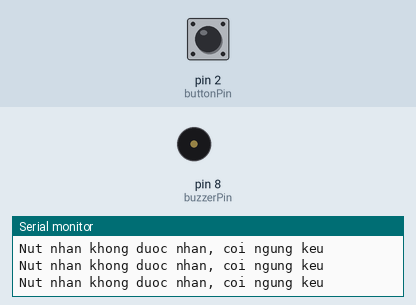
A sketch run on a simulated Arduino Uno, built with avr-gcc and run on an emulated ATmega328P. Shown: buzzer (waves = sounding, pin HIGH), the last lines printed to the serial monitor. The inputs (shaded band) are chosen by the test bench; at power-on: pin 2 (buttonPin) LOW.

Above: at 1.2 s.
1.3 s: pin 2 (buttonPin) pulled HIGH for 0.25 s
At 1.5 s:
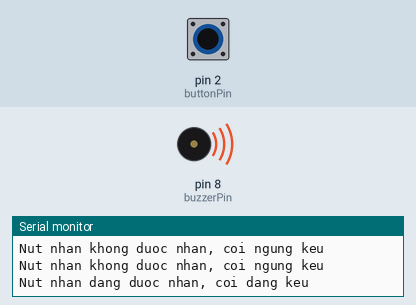
3.1 s: pin 2 (buttonPin) pulled HIGH for 3.2 s
At 7.4 s:
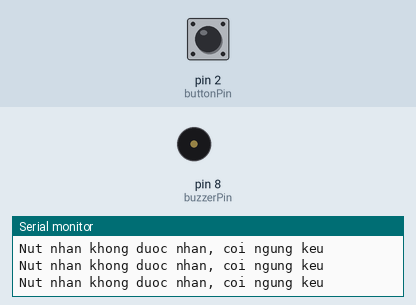
Timing chart, 0 to 8.9 s (numbered marks = the images above; inputs shaded):
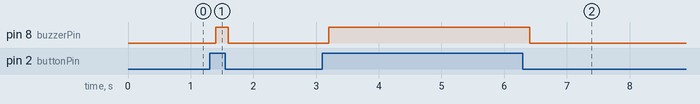

The sketch:

cau10_Coi_NutNhan.ino
```cpp
const int buttonPin = 2;    // Nút nh?n n?i chân D2
const int buzzerPin = 8;    // Còi n?i chân D8

void setup() {
  Serial.begin(9600);
  pinMode(buttonPin, INPUT); // Kích ho?t ?i?n tr? kéo lên n?i b?
  pinMode(buzzerPin, OUTPUT);
}

void loop() {
  int buttonState = digitalRead(buttonPin);

  if (buttonState == HIGH) {  // Nút nh?n ???c nh?n (vì pullup nên LOW)
    digitalWrite(buzzerPin, HIGH);
    Serial.println("Nut nhan dang duoc nhan, coi dang keu");
  }
  else {                     // Nút th? ra
    digitalWrite(buzzerPin, LOW);
    Serial.println("Nut nhan khong duoc nhan, coi ngung keu");
  }

  delay(200);
}
```

Measured:
- after the input at 1.3 s, pin 8 (buzzerPin): LOW → HIGH after 0.10 s, → LOW 0.20 s later
- after the input at 3.1 s, pin 8 (buzzerPin): LOW → HIGH after 0.11 s, → LOW 3.2 s later
